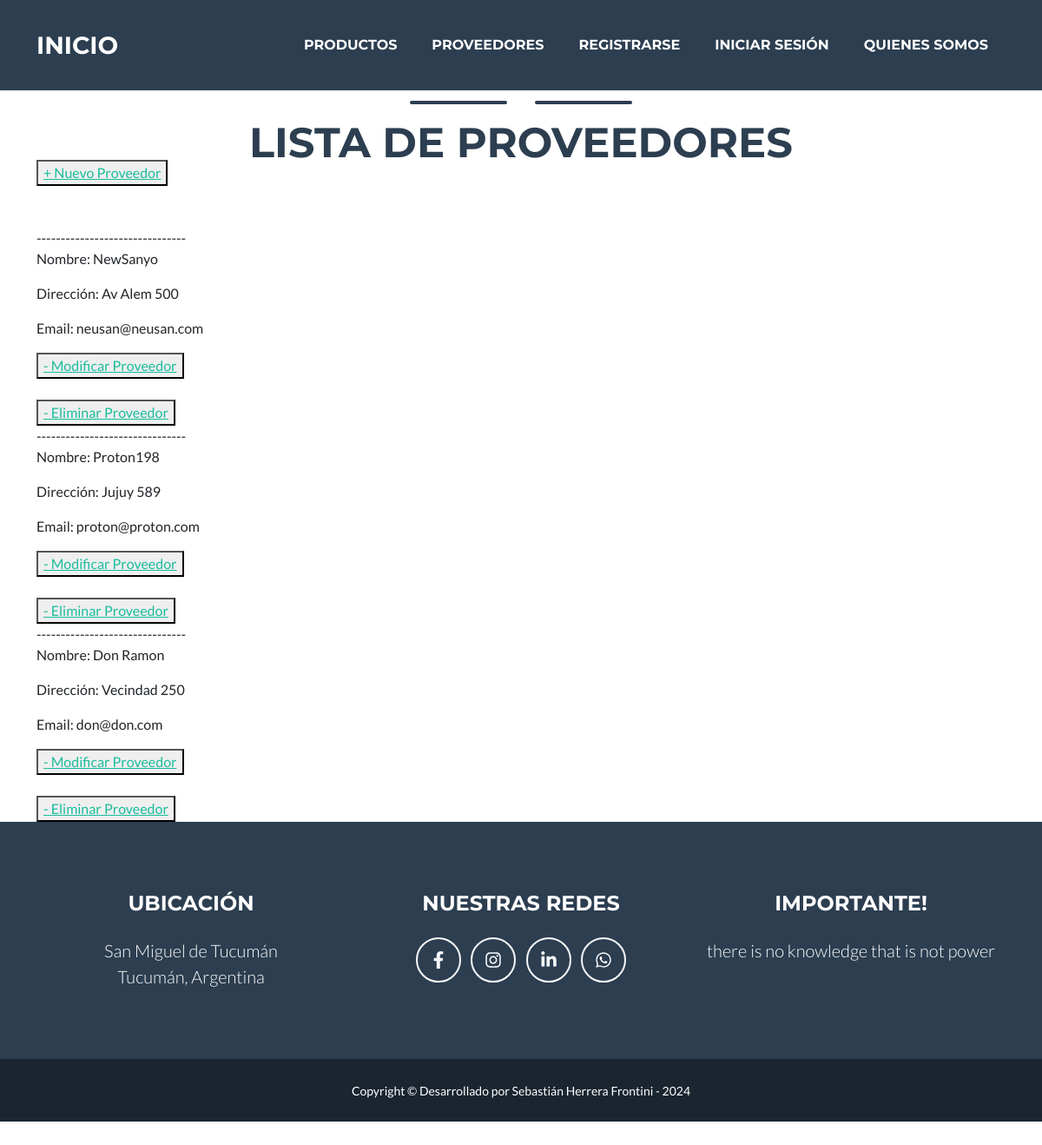
The app's page /lista_proveedores/ with its own data.
### ViperApp/models.py (models this page shows, shortened)
class Proveedor(models.Model):
    nombre = models.CharField(max_length=20)
    direccion = models.CharField(max_length=40)
    email = models.CharField(max_length=40)

### ViperApp/views.py (the view)
# urls.py: path('lista_proveedores/', listaProveedor, name="Lista_Proveedores"),
def listaProveedor(request):
    proveedores = Proveedor.objects.all()
    contexto = {"proveedor": proveedores}
    return render(request, "ViperApp/lista_proveedores.html", contexto)

### ViperApp/templates/ViperApp/lista_proveedores.html (shortened to what this page needs)
{% extends "ViperApp/zplantvacia.html" %}
{% load static %}
{% block listas %}
<h2 class="page-section-heading text-center text-uppercase text-secondary mb-0">Lista de Proveedores</h2>
<button>
    <a href="{% url 'Alta_Proveedores' %}"> + Nuevo Proveedor </a>
</button>
<br><br><br>
{% for Proveedor in proveedor %}
-------------------------------
<p> Nombre: {{Proveedor.nombre}} </p>
<p> Dirección: {{Proveedor.direccion}} </p>
<p> Email: {{Proveedor.email}} </p>
<button>
    <a href="{% url 'Modifica_Proveedores' Proveedor.nombre %}"> - Modificar Proveedor </a>
</button>
<br><br>
<button>
    <a href="{% url 'Baja_Proveedores' Proveedor.nombre %}"> - Eliminar Proveedor </a>
</button>
<br>
{% endfor %}
</div>
{% endblock %}

### records on screen
Proveedor: nombre "NewSanyo", direccion "Av Alem 500", email "neusan@neusan.com"
Proveedor: nombre "Proton198", direccion "Jujuy 589", email "proton@proton.com"
Proveedor: nombre "Don Ramon", direccion "Vecindad 250", email "don@don.com"
